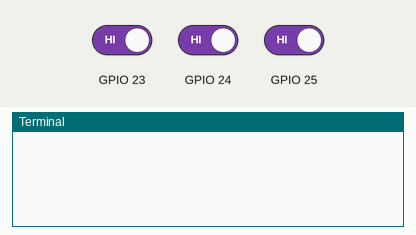
This program was run on a simulated Raspberry Pi (BCM pin numbers). Shown: the last lines printed to the terminal. The test bench sets the inputs (shaded band); at power-on: GPIO 23 HIGH, GPIO 24 HIGH, GPIO 25 HIGH.

Above: at 1.2 s.
1.3 s: GPIO 23 driven LOW
At 1.41 s:
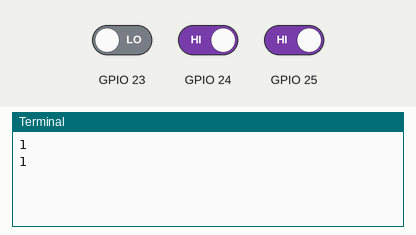
2.8 s: GPIO 24 driven LOW
At 2.81 s:
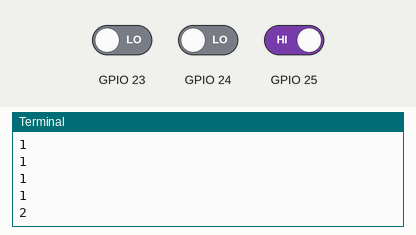
4.3 s: GPIO 25 driven LOW
At 4.31 s:
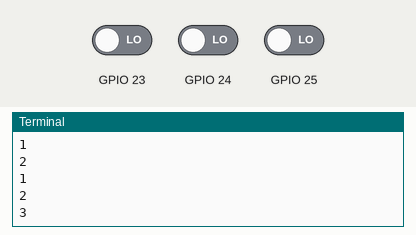
Timing chart, 0 to 7.3 s (numbered marks = the images above; inputs shaded):
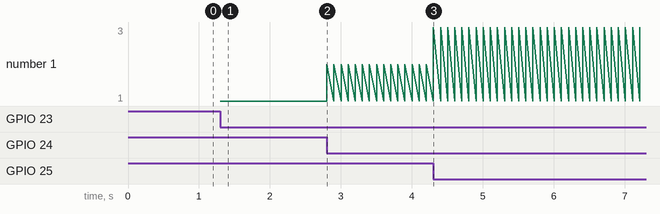

Measured:
- after the input at 1.3 s, the terminal: prints a new line at once (image 1)
- after the input at 2.8 s, the terminal: prints a new line at once (image 2)
- after the input at 4.3 s, the terminal: prints a new line at once (image 3)
- plotted number 1: 1 → 2 after the input at 2.8 s, 2 → 3 after the input at 4.3 s

The program:

buttons.py
```python
# Adapted from:
# https://learn.adafruit.com/playing-sounds-and-using-buttons-with-raspberry-pi/code
import os
from time import sleep

import RPi.GPIO as GPIO


GPIO.setmode(GPIO.BCM)
GPIO.setup(23, GPIO.IN)
GPIO.setup(24, GPIO.IN)
GPIO.setup(25, GPIO.IN)

while True:
    if GPIO.input(23) == False:
        print(1)

    if GPIO.input(24) == False:
        print('2')

    if GPIO.input(25) == False:
        print('3')

    sleep(.1)
```
